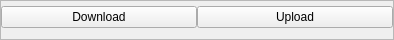
<?xml version="1.0" encoding="UTF-8"?>
<ui version="4.0">
 <class>StatisticWidgetWithTabs</class>
 <widget class="QWidget" name="StatisticWidgetWithTabs">
  <property name="geometry">
   <rect>
    <x>0</x>
    <y>0</y>
    <width>394</width>
    <height>40</height>
   </rect>
  </property>
  <property name="windowTitle">
   <string>Form</string>
  </property>
  <layout class="QHBoxLayout" name="horizontalLayout_2">
   <property name="spacing">
    <number>0</number>
   </property>
   <property name="leftMargin">
    <number>0</number>
   </property>
   <property name="topMargin">
    <number>0</number>
   </property>
   <property name="rightMargin">
    <number>0</number>
   </property>
   <property name="bottomMargin">
    <number>0</number>
   </property>
   <item>
    <widget class="QFrame" name="frmStatisticWidgetWithTabs">
     <property name="frameShape">
      <enum>QFrame::StyledPanel</enum>
     </property>
     <property name="frameShadow">
      <enum>QFrame::Raised</enum>
     </property>
     <layout class="QVBoxLayout" name="verticalLayout">
      <property name="spacing">
       <number>0</number>
      </property>
      <property name="leftMargin">
       <number>0</number>
      </property>
      <property name="topMargin">
       <number>0</number>
      </property>
      <property name="rightMargin">
       <number>0</number>
      </property>
      <property name="bottomMargin">
       <number>0</number>
      </property>
      <item>
       <layout class="QHBoxLayout" name="horizontalLayout">
        <property name="spacing">
         <number>0</number>
        </property>
        <item>
         <widget class="QPushButton" name="btnDownload">
          <property name="text">
           <string>Download</string>
          </property>
         </widget>
        </item>
        <item>
         <widget class="QPushButton" name="btnUpload">
          <property name="text">
           <string>Upload</string>
          </property>
         </widget>
        </item>
       </layout>
      </item>
      <item>
       <widget class="AnimationChangingWidget" name="wgtChangingWidget" native="true">
        <property name="sizePolicy">
         <sizepolicy hsizetype="Preferred" vsizetype="Fixed">
          <horstretch>0</horstretch>
          <verstretch>0</verstretch>
         </sizepolicy>
        </property>
       </widget>
      </item>
     </layout>
    </widget>
   </item>
  </layout>
 </widget>
 <customwidgets>
  <customwidget>
   <class>AnimationChangingWidget</class>
   <extends>QWidget</extends>
   <header location="global">AnimationChangingWidget.h</header>
   <container>1</container>
  </customwidget>
 </customwidgets>
 <resources/>
 <connections/>
</ui>
